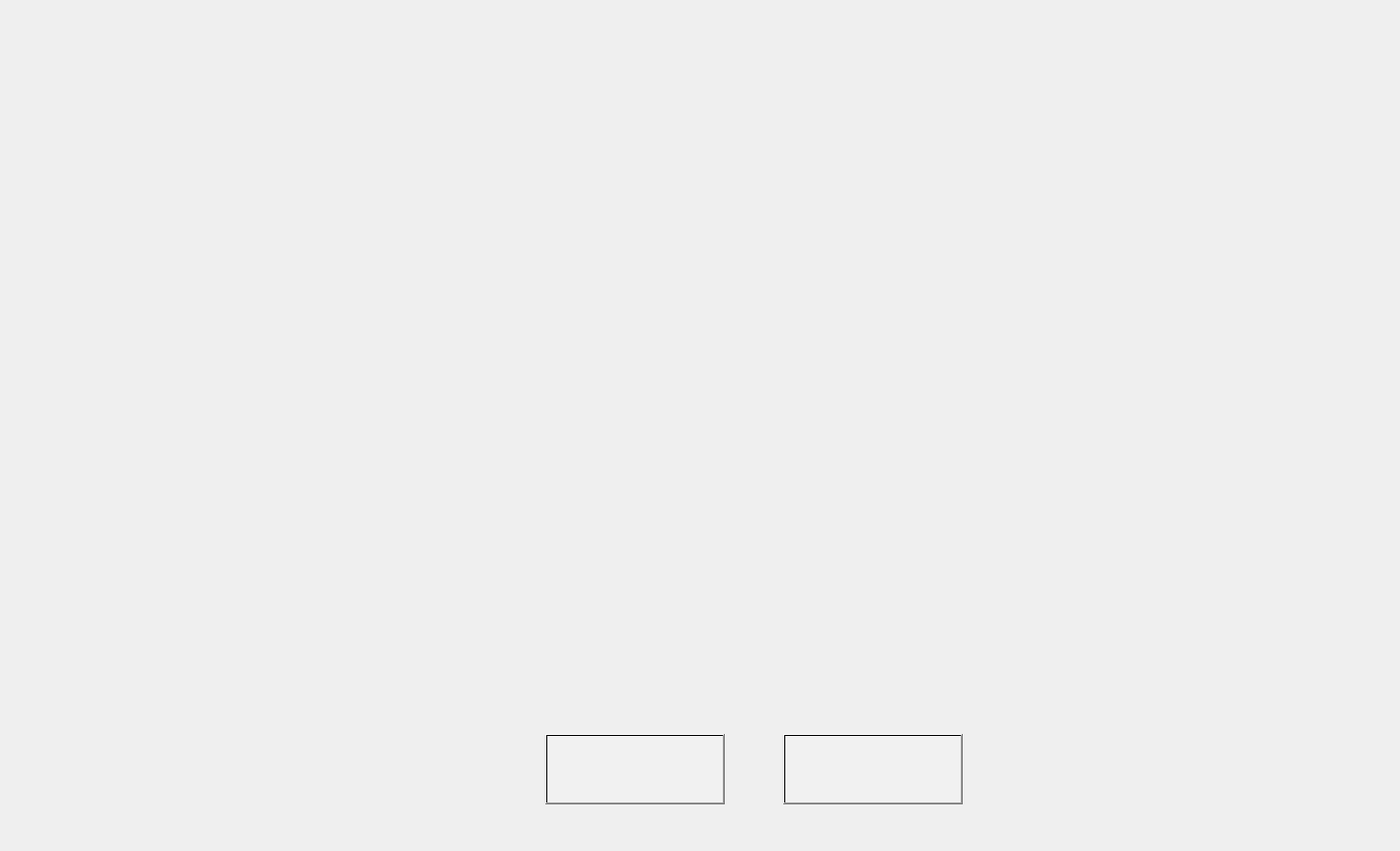
<?xml version="1.0" encoding="UTF-8"?>
<ui version="4.0">
 <class>MainWindow</class>
 <widget class="QMainWindow" name="MainWindow">
  <property name="geometry">
   <rect>
    <x>0</x>
    <y>0</y>
    <width>1412</width>
    <height>858</height>
   </rect>
  </property>
  <property name="windowTitle">
   <string>MainWindow</string>
  </property>
  <widget class="QWidget" name="centralwidget">
   <widget class="QLabel" name="label">
    <property name="geometry">
     <rect>
      <x>0</x>
      <y>0</y>
      <width>1411</width>
      <height>851</height>
     </rect>
    </property>
    <property name="text">
     <string/>
    </property>
    <property name="pixmap">
     <pixmap>Jarvis/Untitled.png</pixmap>
    </property>
    <property name="scaledContents">
     <bool>true</bool>
    </property>
   </widget>
   <widget class="QLabel" name="label_2">
    <property name="geometry">
     <rect>
      <x>70</x>
      <y>250</y>
      <width>301</width>
      <height>381</height>
     </rect>
    </property>
    <property name="text">
     <string/>
    </property>
    <property name="pixmap">
     <pixmap>Jarvis/3.gif</pixmap>
    </property>
    <property name="scaledContents">
     <bool>true</bool>
    </property>
   </widget>
   <widget class="QLabel" name="label_3">
    <property name="geometry">
     <rect>
      <x>440</x>
      <y>220</y>
      <width>611</width>
      <height>361</height>
     </rect>
    </property>
    <property name="text">
     <string/>
    </property>
    <property name="pixmap">
     <pixmap>Jarvis/5.gif</pixmap>
    </property>
    <property name="scaledContents">
     <bool>true</bool>
    </property>
   </widget>
   <widget class="QLabel" name="label_4">
    <property name="geometry">
     <rect>
      <x>540</x>
      <y>600</y>
      <width>411</width>
      <height>71</height>
     </rect>
    </property>
    <property name="text">
     <string/>
    </property>
    <property name="pixmap">
     <pixmap>Jarvis/7.gif</pixmap>
    </property>
    <property name="scaledContents">
     <bool>true</bool>
    </property>
   </widget>
   <widget class="QLabel" name="label_5">
    <property name="geometry">
     <rect>
      <x>1170</x>
      <y>390</y>
      <width>55</width>
      <height>16</height>
     </rect>
    </property>
    <property name="text">
     <string/>
    </property>
    <property name="scaledContents">
     <bool>true</bool>
    </property>
   </widget>
   <widget class="QLabel" name="label_6">
    <property name="geometry">
     <rect>
      <x>1020</x>
      <y>280</y>
      <width>291</width>
      <height>251</height>
     </rect>
    </property>
    <property name="text">
     <string/>
    </property>
    <property name="pixmap">
     <pixmap>Jarvis/Code_Template.gif</pixmap>
    </property>
    <property name="scaledContents">
     <bool>true</bool>
    </property>
   </widget>
   <widget class="QLabel" name="label_7">
    <property name="geometry">
     <rect>
      <x>550</x>
      <y>740</y>
      <width>181</width>
      <height>71</height>
     </rect>
    </property>
    <property name="text">
     <string/>
    </property>
    <property name="pixmap">
     <pixmap>Jarvis/Start.png</pixmap>
    </property>
    <property name="scaledContents">
     <bool>true</bool>
    </property>
   </widget>
   <widget class="QLabel" name="label_8">
    <property name="geometry">
     <rect>
      <x>790</x>
      <y>740</y>
      <width>181</width>
      <height>71</height>
     </rect>
    </property>
    <property name="text">
     <string/>
    </property>
    <property name="pixmap">
     <pixmap>Jarvis/Quit.png</pixmap>
    </property>
    <property name="scaledContents">
     <bool>true</bool>
    </property>
   </widget>
   <widget class="QPushButton" name="pushButton_2">
    <property name="geometry">
     <rect>
      <x>790</x>
      <y>740</y>
      <width>181</width>
      <height>71</height>
     </rect>
    </property>
    <property name="styleSheet">
     <string notr="true">background-color: qlineargradient(spread:pad, x1:0, y1:0, x2:1, y2:0, stop:0 rgba(255, 255, 255, 34));</string>
    </property>
    <property name="text">
     <string/>
    </property>
   </widget>
   <widget class="QPushButton" name="pushButton_3">
    <property name="geometry">
     <rect>
      <x>550</x>
      <y>740</y>
      <width>181</width>
      <height>71</height>
     </rect>
    </property>
    <property name="styleSheet">
     <string notr="true">background-color: qlineargradient(spread:pad, x1:0, y1:0, x2:1, y2:0, stop:0 rgba(255, 255, 255, 34));</string>
    </property>
    <property name="text">
     <string/>
    </property>
   </widget>
  </widget>
 </widget>
 <resources/>
 <connections/>
</ui>
